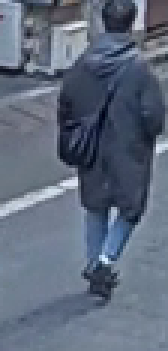
#> input picture tokio/recorte_100_2.png, 56 x 117 px (shown 3 times larger); its folder holds only this picture in this run
$ jupyter execute --allow-errors clasificacion.ipynb
#> lines starting #> are read from the running program, lines starting #| are printed output that depends on the picture
[cell 1]
import os
import cv2
import numpy as np
from skimage.feature import hog
import pandas as pd
import matplotlib.pyplot as plt
from sklearn.cluster import KMeans
from sklearn.preprocessing import StandardScaler
from sklearn.pipeline import make_pipeline
from sklearn.metrics import silhouette_score

[cell 2]
def resize_and_add_margin(input_folder, output_folder, target_size, final_size):
#> called with input_folder = 'tokio', output_folder = 'tokioResize', target_size = 512, final_size = 256
    if not os.path.exists(output_folder):
        os.makedirs(output_folder)
    data = []
    for filename in os.listdir(input_folder):
        if filename.endswith(('.jpg', '.jpeg', '.png', '.bmp')):
            input_path = os.path.join(input_folder, filename)

            img = cv2.imread(input_path)
#> img is the input picture: shape (117, 56, 3); mean B, G, R 123.8, 105.9, 94.9

            height, width, _ = img.shape
#> height = 117; width = 56

            # Calcula el tamaño de la imagen objetivo
            new_size = max(height, width)
#> new_size = 117
            target_shape = (new_size, new_size)
#> target_shape = (117, 117)

            # Calcula la posición del área de la imagen en el lienzo negro
            y_pos = (new_size - height) // 2
#> y_pos = 0
            x_pos = (new_size - width) // 2
#> x_pos = 30

            # Crea un lienzo negro del tamaño objetivo
            canvas = np.zeros((new_size, new_size, 3), dtype=np.uint8)

            # Copia la imagen original en el lienzo negro en la posición calculada
            canvas[y_pos:y_pos+height, x_pos:x_pos+width, :] = img
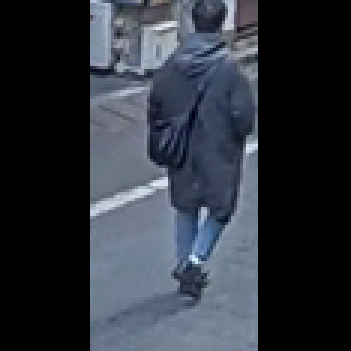
#> canvas: shape (117, 117, 3) (shown 3 times larger); mean B, G, R 59.3, 50.7, 45.4

            # Redimensiona la imagen resultante al tamaño final
            output_path = os.path.join(output_folder, filename)
            resized_img = cv2.resize(canvas, (final_size, final_size))
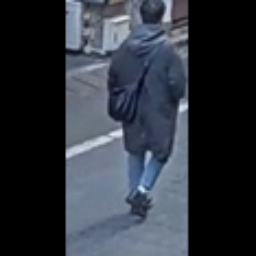
#> resized_img: shape (256, 256, 3); mean B, G, R 59.2, 50.6, 45.4

            gray_img = cv2.cvtColor(resized_img, cv2.COLOR_BGR2GRAY)
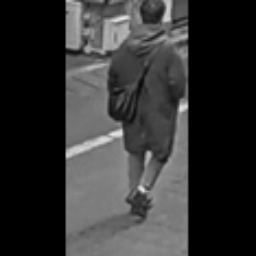
#> gray_img: shape (256, 256); min 0, max 237, mean 50
            features = hog(gray_img)
            data.append(list(features))
            cv2.imwrite(output_path, gray_img)
    columns = [f'HOG_{i}' for i in range(len(features))]
#> columns = 72900 items
    df = pd.DataFrame(data, columns=columns)
#> df = table of 1 rows and 72900 columns
    return df

[cell 3]
from sklearn.cluster import KMeans
from sklearn.preprocessing import StandardScaler

input_folder = 'tokio'
output_folder = 'tokioResize'
target_size = 512
final_size = 256

df = resize_and_add_margin(input_folder, output_folder, target_size, final_size)
#> df = table of 1 rows and 72900 columns
print(df)
#> (printed output is left out)
df1 = df
#> df1 = table of 1 rows and 72900 columns
X = df.iloc[:, :].values

scaler = StandardScaler()
X_scaled = scaler.fit_transform(X)

inertia_values = []
k_values = range(1, 11)

#> (the rest of this cell did not finish here and is left out)

[cell 4]
#metofdo del codo
input_folder = 'temprano'
output_folder = 'tempranoResize'
target_size = 512
final_size = 256
#> (the rest of this cell did not finish here and is left out)

print(df)
df2 = df

X = df.iloc[:, :].values
scaler = StandardScaler()
X_scaled = scaler.fit_transform(X)
inertia_values = []
k_values = range(1, 11)

for k in k_values:
    kmeans = KMeans(n_clusters=k, random_state=42)
    kmeans.fit(X_scaled)
    inertia_values.append(kmeans.inertia_)

plt.plot(k_values, inertia_values, marker='o')
plt.title('Método del Codo')
plt.xlabel('Número de Clusters (K)')
plt.ylabel('Inertia')
plt.show()

X = df.iloc[:, :].values

scaler = StandardScaler()
X_scaled = scaler.fit_transform(X)

kmeans = KMeans(n_clusters=3, random_state=42)
df['Cluster'] = kmeans.fit_predict(X_scaled)

print(df)
df.to_pickle('clasificacion2.pkl')

[cell 5]
from sklearn.cluster import KMeans
from sklearn.preprocessing import StandardScaler

input_folder = 'esquina'
output_folder = 'esquinaResize'
target_size = 512
final_size = 256

#> (the rest of this cell did not finish here and is left out)

print(df)
df3 =df
X = df.iloc[:, :].values
scaler = StandardScaler()
X_scaled = scaler.fit_transform(X)

inertia_values = []
k_values = range(1, 11)

for k in k_values:
    kmeans = KMeans(n_clusters=k, random_state=42)
    kmeans.fit(X_scaled)
    inertia_values.append(kmeans.inertia_)

plt.plot(k_values, inertia_values, marker='o')
plt.title('Método del Codo')
plt.xlabel('Número de Clusters (K)')
plt.ylabel('Inertia')
plt.show()


X = df.iloc[:, :].values

scaler = StandardScaler()
X_scaled = scaler.fit_transform(X)

kmeans = KMeans(n_clusters=3, random_state=42)
df['Cluster'] = kmeans.fit_predict(X_scaled)

print(df)
df.to_pickle('clasificacion3.pkl')

#> (a cell that did not finish here is left out)

#> (a cell that did not finish here is left out)

#> (a cell that did not finish here is left out)

[cell 9]
print(df1.head(20))
#> (printed output is left out)

$ run again, on tokio/recorte_108_2.png
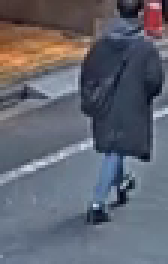
#> input picture tokio/recorte_108_2.png, 56 x 88 px (shown 3 times larger)
#> in resize_and_add_margin, img is the input picture: shape (88, 56, 3); mean B, G, R 111.4, 100.5, 97.9
#> in resize_and_add_margin, `resized_img = cv2.resize(canvas, (final_size, final_size))`:
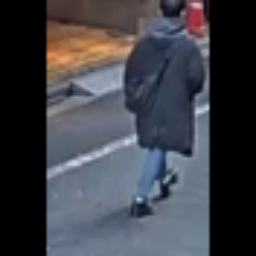
#> resized_img: shape (256, 256, 3); mean B, G, R 70.8, 63.9, 62.3
#> in resize_and_add_margin, `gray_img = cv2.cvtColor(resized_img, cv2.COLOR_BGR2GRAY)`:
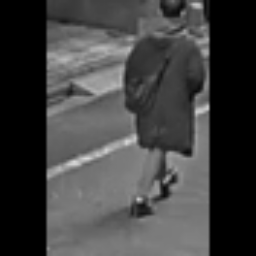
#> gray_img: shape (256, 256); min 0, max 217, mean 64.2
#> columns = 72900 items
#> in resize_and_add_margin, `df = pd.DataFrame(data, columns=columns)`: df = table of 1 rows and 72900 columns
#> (printed output is left out)
#> (printed output is left out)

$ run again, on tokio/recorte_109_2.png
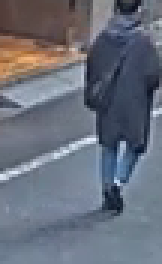
#> input picture tokio/recorte_109_2.png, 54 x 88 px (shown 3 times larger)
#> in resize_and_add_margin, img is the input picture: shape (88, 54, 3); mean B, G, R 122.7, 110.3, 104.7
#> in resize_and_add_margin, `resized_img = cv2.resize(canvas, (final_size, final_size))`:
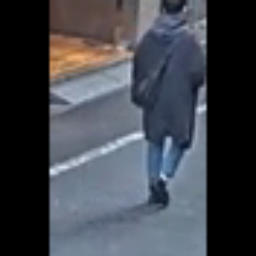
#> resized_img: shape (256, 256, 3); mean B, G, R 75.2, 67.6, 64.2
#> in resize_and_add_margin, `gray_img = cv2.cvtColor(resized_img, cv2.COLOR_BGR2GRAY)`:
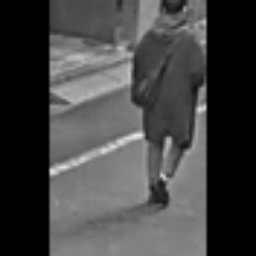
#> gray_img: shape (256, 256); min 0, max 235, mean 67.4
#> columns = 72900 items
#> in resize_and_add_margin, `df = pd.DataFrame(data, columns=columns)`: df = table of 1 rows and 72900 columns
#> (printed output is left out)
#> (printed output is left out)

$ run again, on tokio/recorte_10_0.png
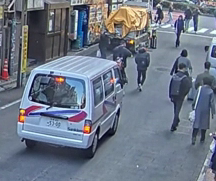
#> input picture tokio/recorte_10_0.png, 216 x 181 px
#> in resize_and_add_margin, img is the input picture: shape (181, 216, 3); mean B, G, R 134.4, 119.1, 109.8
#> in resize_and_add_margin, `resized_img = cv2.resize(canvas, (final_size, final_size))`:
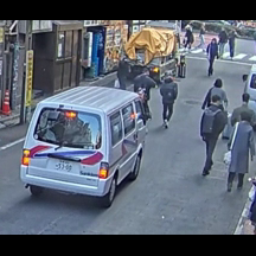
#> resized_img: shape (256, 256, 3); mean B, G, R 112.5, 99.7, 91.9
#> in resize_and_add_margin, `gray_img = cv2.cvtColor(resized_img, cv2.COLOR_BGR2GRAY)`:
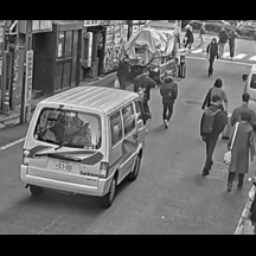
#> gray_img: shape (256, 256); min 0, max 250, mean 98.8
#> columns = 72900 items
#> in resize_and_add_margin, `df = pd.DataFrame(data, columns=columns)`: df = table of 1 rows and 72900 columns
#> (printed output is left out)
#> (printed output is left out)

$ run again, on tokio/recorte_101_0.png
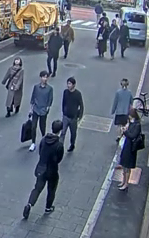
#> input picture tokio/recorte_101_0.png, 149 x 238 px
#> in resize_and_add_margin, img is the input picture: shape (238, 149, 3); mean B, G, R 124, 109.4, 100.2
#> in resize_and_add_margin, `resized_img = cv2.resize(canvas, (final_size, final_size))`:
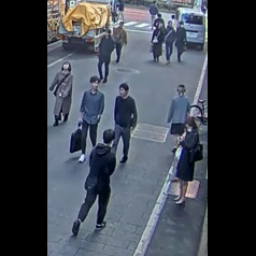
#> resized_img: shape (256, 256, 3); mean B, G, R 77.5, 68.4, 62.6
#> in resize_and_add_margin, `gray_img = cv2.cvtColor(resized_img, cv2.COLOR_BGR2GRAY)`:
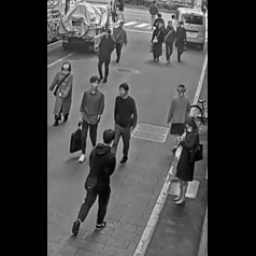
#> gray_img: shape (256, 256); min 0, max 249, mean 67.7
#> columns = 72900 items
#> in resize_and_add_margin, `df = pd.DataFrame(data, columns=columns)`: df = table of 1 rows and 72900 columns
#> (printed output is left out)
#> (printed output is left out)
